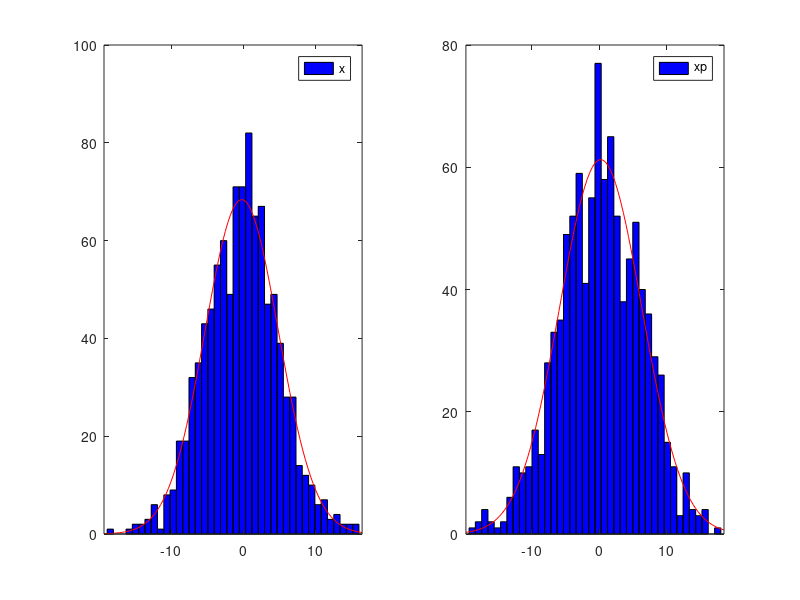
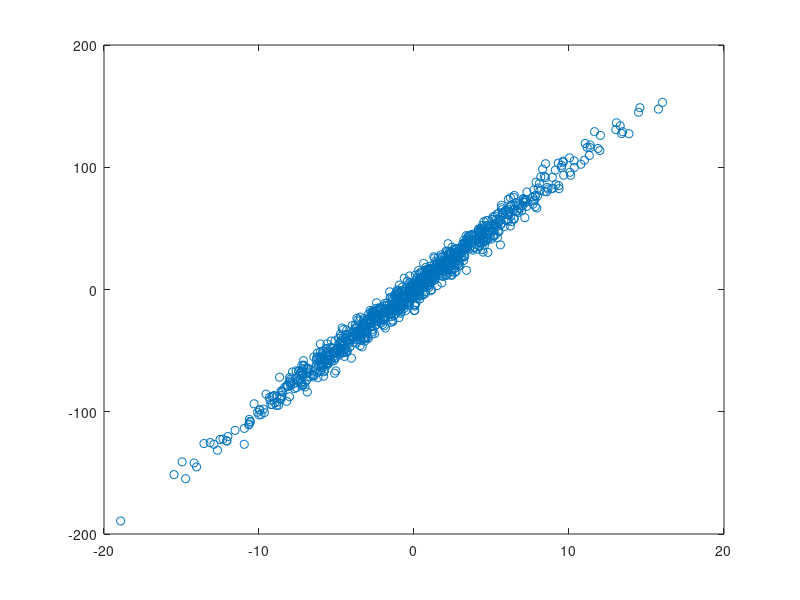

Write the MATLAB code that produced these figures, in order.
% Random phase space
x0  = 5;
xp0 = 2*pi;
alpha = -10;
R1 = normrnd(0,x0,[1 1000]);
R2 = normrnd(0,xp0,[1 1000]);

figure(1)
subplot(1,2,1)
histfit(R1,40)
legend('x')
subplot(1,2,2)
histfit(R2,40)
legend('xp')


for i=1:max(size(R1))
    x(i) = R1(i);
    xp(i) = R2(i) - alpha*x(i);
end

figure(2)
plot(x,xp,'o')
